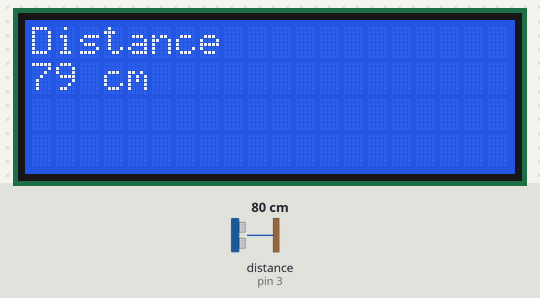
Bench run of a sketch on a simulated Arduino Uno, built with avr-gcc and run on an emulated ATmega328P. Shown: 20×4 character LCD. Wiring (inferred from the names in the program): ultrasonic range finder: trigger pin 2; echo pin 3. The inputs (shaded band) are chosen by the test bench; at power-on: distance to the obstacle (sensor on pin 3) 80 cm. The echo pulse lasts 58.3 µs per cm.

Above: at 1.2 s.
1.3 s: distance to the obstacle (sensor on pin 3) set to 2 cm
At 2.7 s:
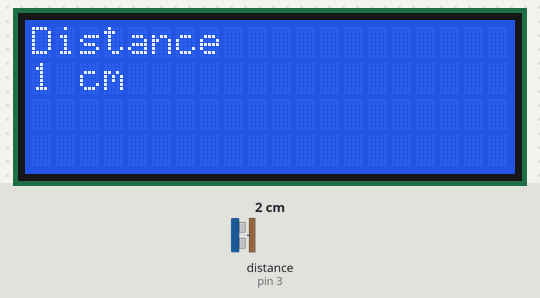
3.1 s: distance to the obstacle (sensor on pin 3) set to 18 cm
At 5.0 s:
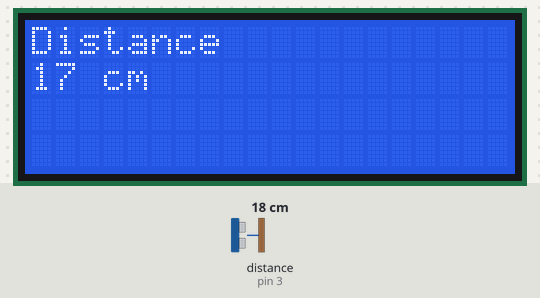
5.2 s: distance to the obstacle (sensor on pin 3) set to 4 cm
At 6.0 s:
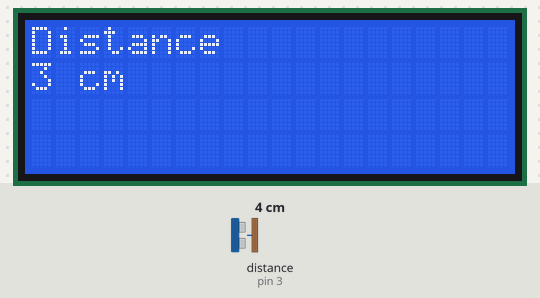
Timing chart, 0 to 8.2 s (numbered marks = the images above; inputs shaded):
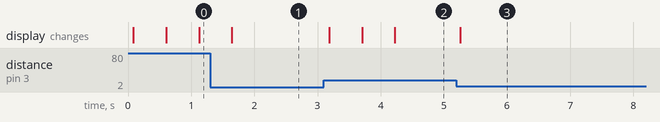

The sketch:

UltraSonicSensor_LCD_Distance.ino
```cpp
#include <Wire.h>  // Comes with Arduino IDE
#include <LiquidCrystal_I2C.h>

LiquidCrystal_I2C lcd(0x27, 2, 1, 0, 4, 5, 6, 7, 3, POSITIVE);  // Set the LCD I2C address

#define ultra_trig 2
#define ultra_echo 3

void setup()
{
  pinMode(ultra_trig, OUTPUT);
  pinMode(ultra_echo, INPUT);
  lcd.begin(20,4);
}


void loop()
{
  //lcd.backlight();
  //lcd.noBacklight();

  int duration;
  int distance;

  digitalWrite(ultra_trig, HIGH);
  delayMicroseconds(1000);
  digitalWrite(ultra_trig, LOW);
  duration = pulseIn(ultra_echo, HIGH);
  distance = (duration/2) / 29.1;

  lcd.setCursor(0,0); //Start at character 0 on line 0
  lcd.print("Distance");
  lcd.setCursor(0,1); //Start at character 0 on line 1
  lcd.print(distance);
  lcd.print(" cm ");
  delay(500);
}
```

Measured:
- after the input at 1.3 s, the display: changes after 0.34 s (image 1)
- after the input at 3.1 s, the display: changes after 0.09 s (image 2)
- after the input at 5.2 s, the display: changes after 0.06 s (image 3)
